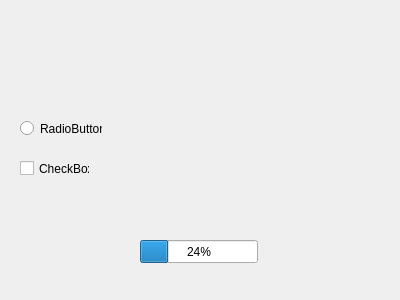
<?xml version="1.0" encoding="UTF-8"?>
<ui version="4.0">
 <class>Form</class>
 <widget class="QWidget" name="Form">
  <property name="geometry">
   <rect>
    <x>0</x>
    <y>0</y>
    <width>400</width>
    <height>300</height>
   </rect>
  </property>
  <property name="windowTitle">
   <string>Form</string>
  </property>
  <widget class="QRadioButton" name="radioButton">
   <property name="geometry">
    <rect>
     <x>20</x>
     <y>120</y>
     <width>82</width>
     <height>17</height>
    </rect>
   </property>
   <property name="text">
    <string>RadioButton</string>
   </property>
  </widget>
  <widget class="QCheckBox" name="checkBox">
   <property name="geometry">
    <rect>
     <x>20</x>
     <y>160</y>
     <width>70</width>
     <height>17</height>
    </rect>
   </property>
   <property name="text">
    <string>CheckBox</string>
   </property>
  </widget>
  <widget class="QProgressBar" name="progressBar">
   <property name="geometry">
    <rect>
     <x>140</x>
     <y>240</y>
     <width>118</width>
     <height>23</height>
    </rect>
   </property>
   <property name="value">
    <number>24</number>
   </property>
  </widget>
 </widget>
 <resources/>
 <connections/>
</ui>
